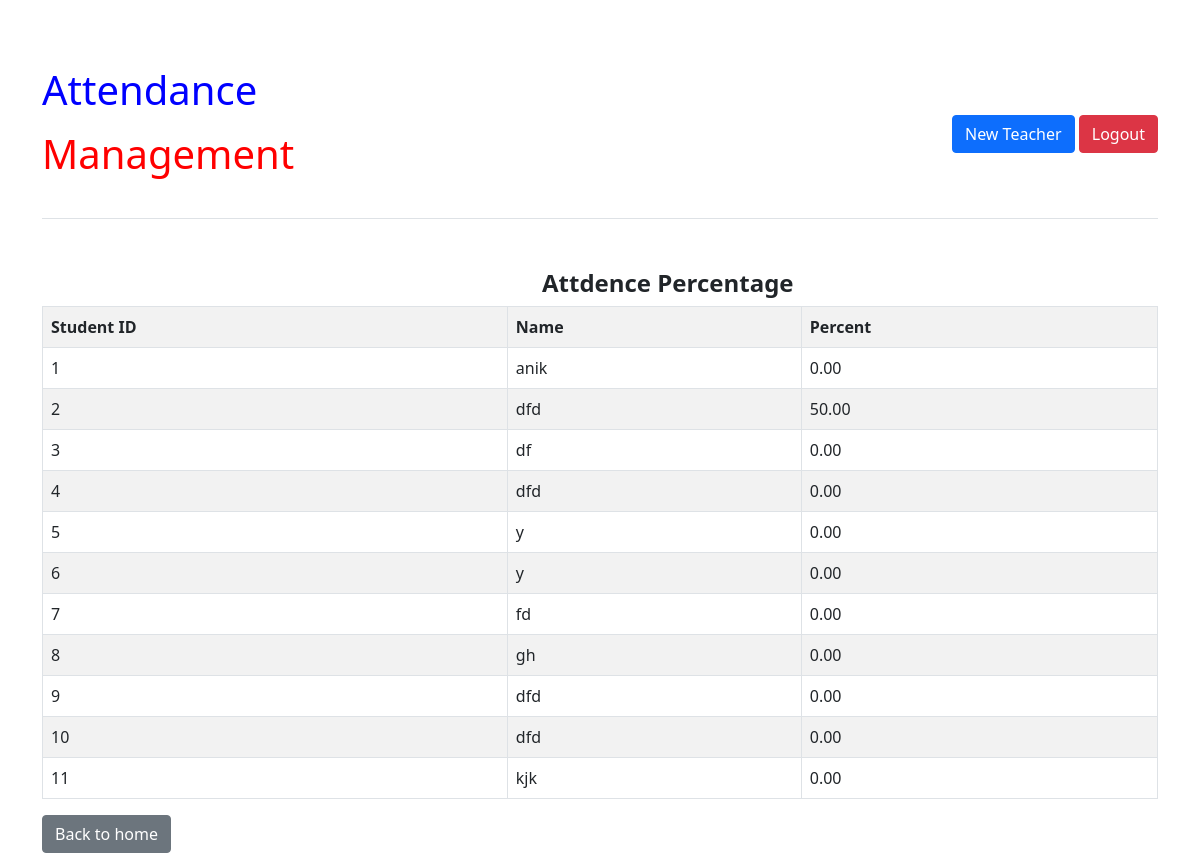
Page /report.php (signed in) on the committed database.
### tables this page shows
CREATE TABLE `students` (
  `id` int(11) NOT NULL,
  `name` varchar(255) NOT NULL
);

### report.php (the view, shortened to what this page needs)
<?php
include("header.php");
include("dbcon.php");
?>
<h4 style="padding-left: 500px;"><b> Attdence Percentage<br></b></h3>
<table class="table table-hover table-bordered table-striped">
    <tr>
        <th>Student ID</th>
        <th>Name</th>
        <th>Percent</th>
    </tr>
    <?php
    $query = "SELECT * FROM students";
    $result = mysqli_query($connection, $query);
    $totalClassNumber = "SELECT COUNT(`id`) as num FROM atten WHERE id=1";
    $classNumber = mysqli_query($connection, $totalClassNumber);
    $TotalClass = mysqli_fetch_assoc($classNumber);
    while ($row = mysqli_fetch_assoc($result)) {
        ?>
        <tr>
            <td><?php echo $row['id']; ?></td>
            <td><?php echo $row['name']; ?></td>
            <td>
                <?php
                    $id = $row['id'];
                    $totalClassQuery = "SELECT SUM(`status`) as count FROM atten WHERE id = $id";
                    $totalClassResult = mysqli_query($connection, $totalClassQuery);
                    $rowTotalClass = mysqli_fetch_assoc($totalClassResult);
                    $attendancePercentage = number_format((float)($rowTotalClass['count'] / $TotalClass['num']) * 100, 2, '.', '');
                    echo$attendancePercentage;
                ?>
            </td>
        </tr>
        <?php
    }
    ?>
</table>
<button type="button" class="btn btn-secondary" onclick="window.location.href = 'home.php';">Back to home</button>

### rows in the picture
students: id "1", name "anik", attendancePercentage "0.00"
students: id "2", name "dfd", attendancePercentage "50.00"
students: id "3", name "df", attendancePercentage "0.00"
students: id "4", name "dfd", attendancePercentage "0.00"
students: id "5", name "y", attendancePercentage "0.00"
students: id "6", name "y", attendancePercentage "0.00"
students: id "7", name "fd", attendancePercentage "0.00"
students: id "8", name "gh", attendancePercentage "0.00"
students: id "9", name "dfd", attendancePercentage "0.00"
students: id "10", name "dfd", attendancePercentage "0.00"
students: id "11", name "kjk", attendancePercentage "0.00"
